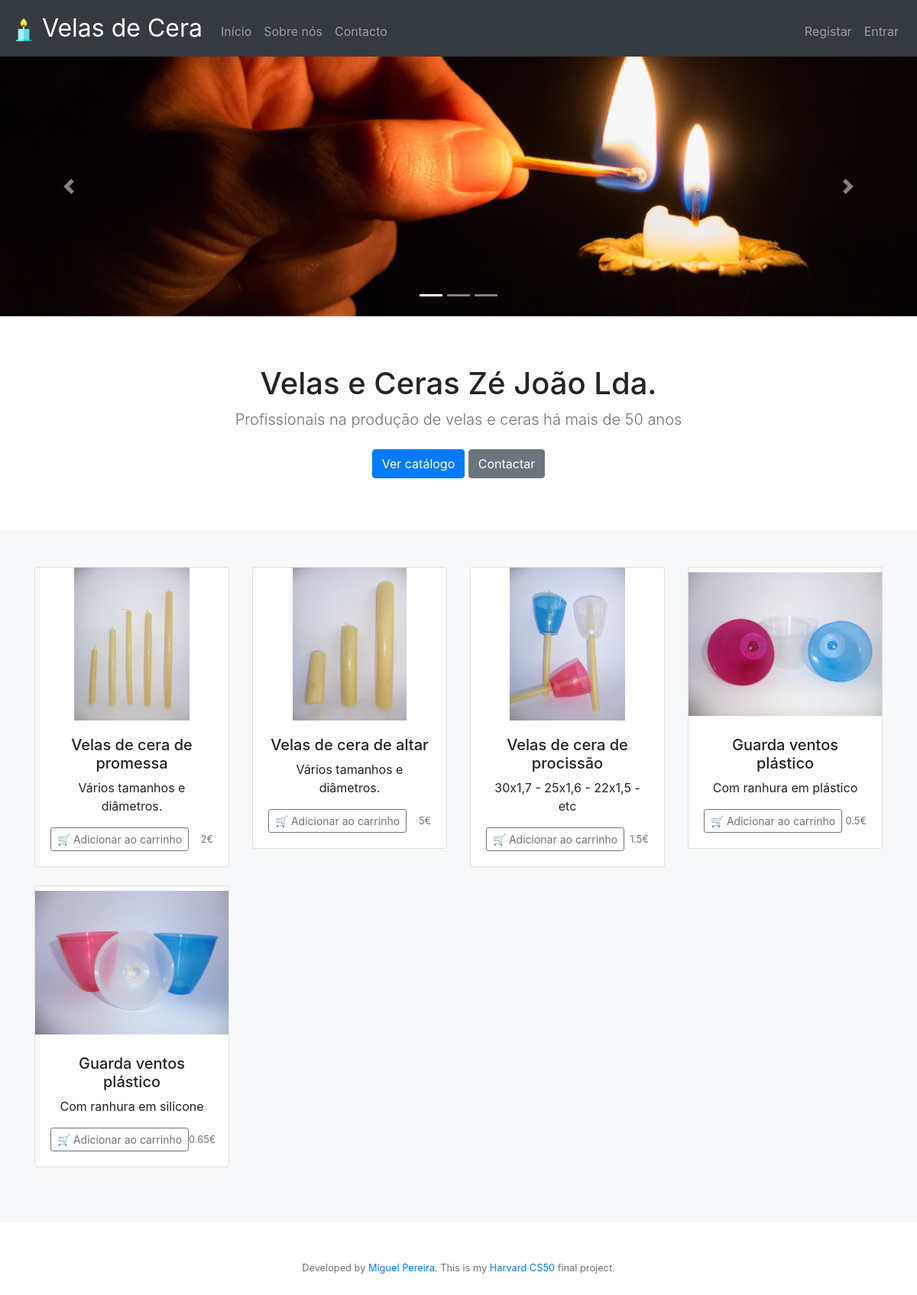
Before: / with the older database file.
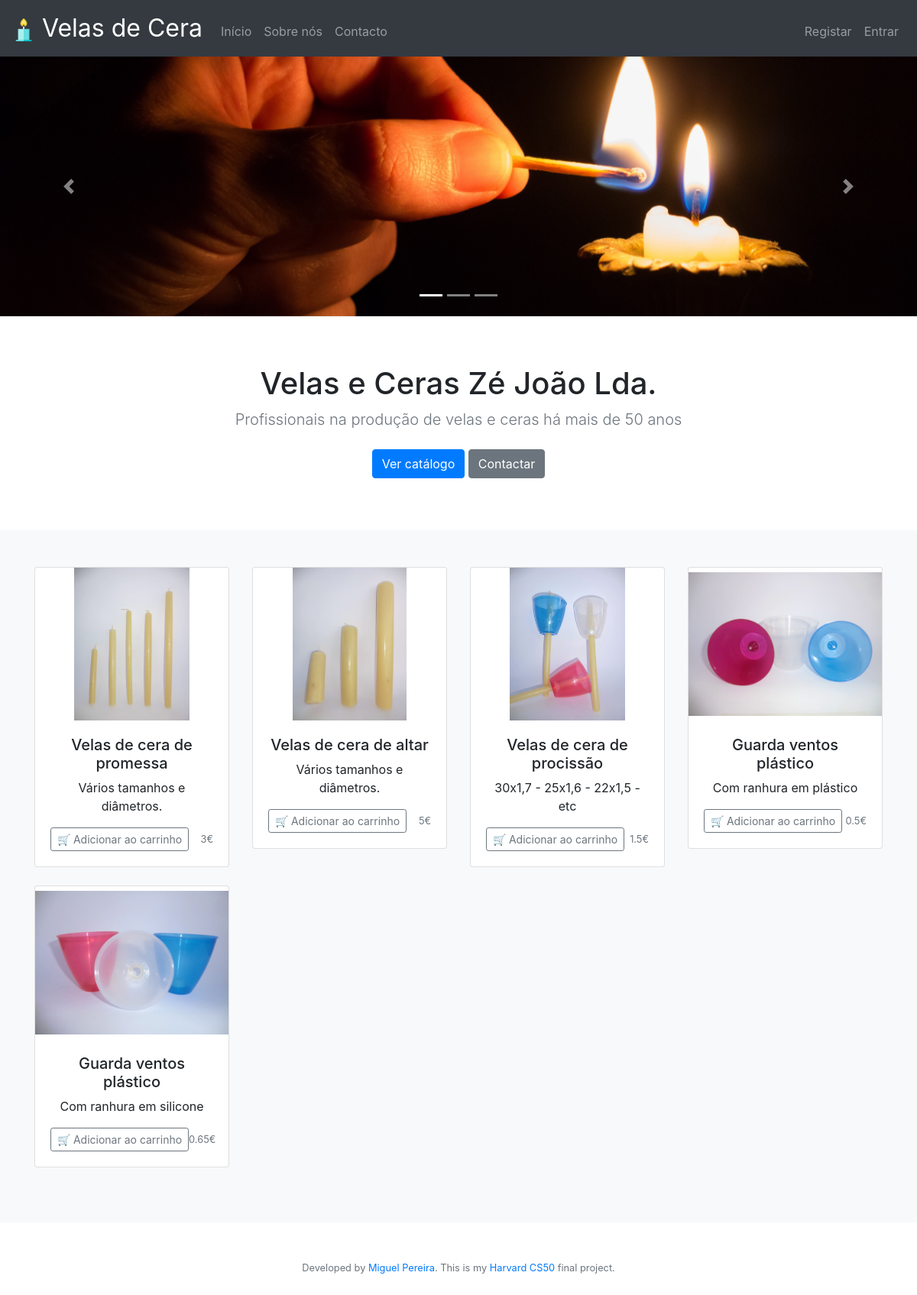
After: the same page with the newer database file.
### tables this page shows
CREATE TABLE produtos (
id integer not null primary key autoincrement,
image text,
name text not null,
desc text, price numeric);

### app.py (the view, shortened to what this page needs)
@app.route("/", methods=["GET", "POST"])
def index():
    produtos = db.execute("select id, name, desc, price, image from produtos")
    return render_template("index.html", produtos=produtos)

### app.py (called while the page is built)
@app.after_request
def after_request(response):
    response.headers["Cache-Control"] = "no-cache, no-store, must-revalidate"
    response.headers["Expires"] = 0
    response.headers["Pragma"] = "no-cache"
    return response

### templates/index.html (shortened to what this page needs)
{% extends "layout.html" %}
{% block main %}
<div id="carousel" class="carousel slide" data-ride="carousel">
    <ol class="carousel-indicators">
      <li data-target="#carousel" data-slide-to="0" class="active"></li>
      <li data-target="#carousel" data-slide-to="1"></li>
      <li data-target="#carousel´" data-slide-to="2"></li>
    </ol>
    <div class="carousel-inner">
        <div class="carousel-item active">
          <img src="/static/image/person-holding-match-stick-with-fire-in-front-of-candle-with-159436.jpg" style="object-fit:cover" alt="" height="340px" width="100%">
        </div>
    </div>
    <a class="carousel-control-prev" href="#carousel" role="button" data-slide="prev">
      <span class="carousel-control-prev-icon" aria-hidden="true"></span>
    </a>
    <a class="carousel-control-next" href="#carousel" role="button" data-slide="next">
      <span class="carousel-control-next-icon" aria-hidden="true"></span>
    </a>
  </div>
  <section class="jumbotron text-center" style="background-color: transparent; margin-bottom: -20px;">
    <div class="container">
      <h1 class="jumbotron-heading">Velas e Ceras Zé João Lda.</h1>
      <p class="lead text-muted">Profissionais na produção de velas e ceras há mais de 50 anos</p>
      <p>
        <a href="#catalogo" class="btn btn-primary my-2">Ver catálogo</a>
        <a href="contacto" class="btn btn-secondary my-2">Contactar</a>
      </p>
    </div>
  </section>
  <form action="/" method="post" enctype=multipart/form-data>
<div class="album py-5 bg-light" id="catalogo">
    <div class="container">
        <div class="row">
            {% for produto in produtos %}
            <div class="col-md-3">
                <div class="card mb-4 box-shadow">
                  <img class="card-img-top" src="/static/image/uploads/{{ produto.image }}" style="object-fit:scale-down; height: 200px;">
                  <div class="card-body">
                    <h5>{{ produto.name }}</h5>
                    <p class="card-text">{{ produto.desc }}</p>
                    <div class="d-flex justify-content-between align-items-center">
                      <div class="btn-group">
                        <button class="btn btn-sm btn-outline-secondary" type="submit" name="submit_button" value="{{ produto.id}}">🛒 Adicionar ao carrinho</button>
                      </div>
                      <small class="text-muted">{{ produto.price }}€</small>
                    </div>
                  </div>
                </div>
              </div>
            {% endfor %}
        </div>
    </div>
</div>
</form>
{% endblock %}

### templates/layout.html (shortened to what this page needs)
<!DOCTYPE html>
<html lang="pt">
    <head>
        <link href="https://maxcdn.bootstrapcdn.com/bootstrap/4.1.3/css/bootstrap.min.css" rel="stylesheet">
        <link href="/static/styles.css" rel="stylesheet">
    </head>
    <body>
        <nav class="navbar fixed-top navbar-expand-md navbar-dark bg-dark">
            <a class="navbar-brand" href="/"><img src="/static/favicon.png" width="30" height="30" class="d-inline-block align-center" alt="/"> Velas de Cera</a>
            <div class="collapse navbar-collapse" id="navbar">
                    <ul class="navbar-nav mr-auto mt-2">
                        <li class="nav-item"><a class="nav-link" href="/">Início</a></li>
                        <li class="nav-item"><a class="nav-link" href="/about">Sobre nós</a></li>
                        <li class="nav-item"><a class="nav-link" href="/contacto">Contacto</a></li>
                    </ul>
                {% if session.user_id %}
                    <ul class="navbar-nav ml-auto mt-2">
                        {% if session.user_type == 'admin' %}
                            <li class="nav-item"><a class="btn btn-danger" href="/admin">
                                <span style="color: white">
                                    <i class="fas fa-wrench"></i>
                            </span> Admin</a></li>
                        {% else %}
                            <li class="nav-item"><a class="btn btn-primary" href="/cart">
                                <span style="color: white">
                                    <i class="fas fa-shopping-cart"></i>
                              </span> Carrinho</a></li>
                            <li class="nav-item"><a class="nav-link" href="/conta">Conta</a></li>
                        {% endif %}
                        <li class="nav-item"><a class="nav-link" href="/logout">Sair</a></li>
                    </ul>
                {% else %}
                    <ul class="navbar-nav ml-auto mt-2">
                        <li class="nav-item"><a class="nav-link" href="/register">Registar</a></li>
                        <li class="nav-item"><a class="nav-link" href="/login">Entrar</a></li>
                    </ul>
                {% endif %}
            </div>
        </nav>
        <main style="margin-top: 74px;">
            {% block main %}{% endblock %}
        </main>
        <footer class="small text-center text-muted" style="margin-top: 50px; margin-bottom: 50px;">
            Developed by <a href="https://www.linkedin.com/in/miguelduartepereira/">Miguel Pereira</a>. This is my <a href="https://cs50.harvard.edu/x/2020/project/">Harvard CS50</a> final project.
        </footer>
    </body>
</html>

### static/styles.css (style rules this page uses)
nav .navbar-brand { font-size: xx-large; }
main { overflow-x: auto; text-align: center; }
main img { max-width: 100%; }

Changed rows visible on the page:
changed produtos "Velas de cera de promessa": price "2" → "3"
